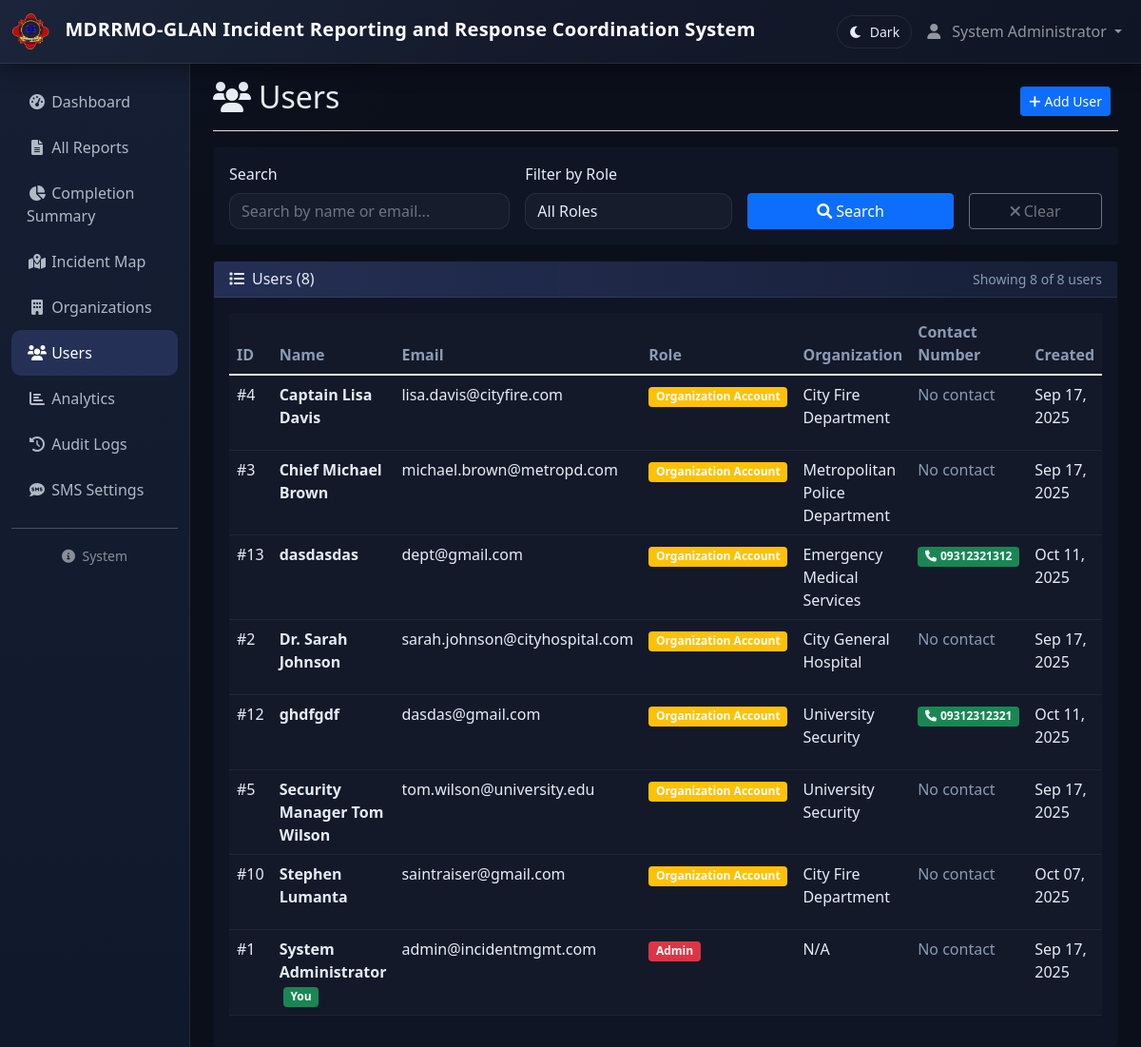
/organizations/users.php (signed in), run on the app's committed database.
### tables this page shows
CREATE TABLE IF NOT EXISTS `users` (
  `id` int NOT NULL AUTO_INCREMENT,
  `name` varchar(255) NOT NULL,
  `email` varchar(191) NOT NULL,
  `password` varchar(255) NOT NULL,
  `role` enum('Admin','Organization Account','Responder','Organization Member') NOT NULL,
  `organization_id` int DEFAULT NULL,
  `contact_number` varchar(20) DEFAULT NULL,
  `created_at` timestamp NULL DEFAULT CURRENT_TIMESTAMP,
  PRIMARY KEY (`id`),
  UNIQUE KEY `email` (`email`),
  KEY `organization_id` (`organization_id`),
  KEY `idx_contact_number` (`contact_number`)
);

CREATE TABLE IF NOT EXISTS `organizations` (
  `id` int NOT NULL AUTO_INCREMENT,
  `org_name` varchar(255) NOT NULL,
  `org_type` enum('Hospital','Police','Fire Department','Security','Emergency Services') NOT NULL,
  `contact_number` varchar(20) DEFAULT NULL,
  `address` text,
  `latitude` decimal(10,8) DEFAULT NULL,
  `longitude` decimal(11,8) DEFAULT NULL,
  `created_at` timestamp NULL DEFAULT CURRENT_TIMESTAMP,
  PRIMARY KEY (`id`)
);

### config/config.php (called while the page is built, shortened)
<?php
function format_date($date)
{
    return date('M d, Y', strtotime($date));
}
?>

### organizations/users.php (the view, shortened to what this page needs)
<?php
require_once '../config/config.php';
include '../views/header.php';
$database = new Database();
$db = $database->getConnection();
$search = $_GET['search'] ?? '';
$page = max(1, (int)($_GET['page'] ?? 1));
$per_page = 10;
$offset = ($page - 1) * $per_page;
$where_conditions = [];
$params = [];
$where_clause = !empty($where_conditions) ? "WHERE " . implode(" AND ", $where_conditions) : "";
$count_query = "SELECT COUNT(*) as total FROM users u LEFT JOIN organizations o ON u.organization_id = o.id $where_clause";
$count_stmt = $db->prepare($count_query);
$count_stmt->execute($params);
$total_records = $count_stmt->fetch()['total'];
$query = "SELECT u.*, o.org_name
          FROM users u
          LEFT JOIN organizations o ON u.organization_id = o.id
          $where_clause
          ORDER BY u.name
          LIMIT $per_page OFFSET $offset";
$stmt = $db->prepare($query);
$stmt->execute($params);
$users = $stmt->fetchAll();
?>
<div class="container-fluid">
    <div class="row">
        <?php include '../views/sidebar.php'; ?>
        <main class="col-md-9 ms-sm-auto col-lg-10 px-md-4 main-content">
            <div class="d-flex justify-content-between flex-wrap flex-md-nowrap align-items-center pt-3 pb-2 mb-3 border-bottom">
                <h1 class="h2">
                    <i class="fas fa-users me-2"></i>Users
                </h1>
                <div class="btn-toolbar mb-2 mb-md-0">
                    <div class="btn-group me-2">
                        <button type="button" class="btn btn-sm btn-primary" data-bs-toggle="modal" data-bs-target="#createModal">
                            <i class="fas fa-plus me-1"></i>Add User
                        </button>
                    </div>
                </div>
            </div>
            <div class="card mb-3">
                <div class="card-body">
                    <form method="GET" class="row g-3">
                        <div class="col-md-4">
                            <label for="search" class="form-label">Search</label>
                            <input type="text" class="form-control" id="search" name="search"
                                   placeholder="Search by name or email..." value="<?php echo htmlspecialchars($search); ?>">
                        </div>
                        <div class="col-md-3">
                            <label for="role" class="form-label">Filter by Role</label>
                            <select class="form-select" id="role" name="role">
                                <option value="">All Roles</option>
                            </select>
                        </div>
                        <div class="col-md-3">
                            <label class="form-label">&nbsp;</label>
                            <div class="d-grid">
                                <button type="submit" class="btn btn-primary">
                                    <i class="fas fa-search me-1"></i>Search
                                </button>
                            </div>
                        </div>
                        <div class="col-md-2">
                            <label class="form-label">&nbsp;</label>
                            <div class="d-grid">
                                <a href="users.php" class="btn btn-outline-secondary">
                                    <i class="fas fa-times me-1"></i>Clear
                                </a>
                            </div>
                        </div>
                    </form>
                </div>
            </div>
            <div class="card">
                <div class="card-header d-flex justify-content-between align-items-center">
                    <h6 class="mb-0">
                        <i class="fas fa-list me-2"></i>Users (<?php echo $total_records; ?>)
                    </h6>
                    <small class="text-muted">
                        Showing <?php echo count($users); ?> of <?php echo $total_records; ?> users
                    </small>
                </div>
                <div class="card-body">
                    <div class="table-responsive">
                        <table class="table table-hover">
                            <thead>
                                <tr>
                                    <th>ID</th>
                                    <th>Name</th>
                                    <th>Email</th>
                                    <th>Role</th>
                                    <th>Organization</th>
                                    <th>Contact Number</th>
                                    <th>Created</th>
                                </tr>
                            </thead>
                            <tbody>
                                <?php foreach ($users as $user): ?>
                                    <tr>
                                        <td>#<?php echo $user['id']; ?></td>
                                        <td>
                                            <strong><?php echo htmlspecialchars($user['name']); ?></strong>
                                            <?php if ($user['id'] == $_SESSION['user_id']): ?>
                                                <span class="badge bg-success ms-1">You</span>
                                            <?php endif; ?>
                                        </td>
                                        <td><?php echo htmlspecialchars($user['email']); ?></td>
                                        <td>
                                            <?php
                                            $role_badges = [
                                                'Admin' => 'bg-danger',
                                                'Organization Account' => 'bg-warning',
                                                'Responder' => 'bg-info'
                                            ];
                                            $badge_class = $role_badges[$user['role']] ?? 'bg-secondary';
                                            ?>
                                            <span class="badge <?php echo $badge_class; ?>"><?php echo $user['role']; ?></span>
                                        </td>
                                        <td><?php echo htmlspecialchars($user['org_name'] ?? 'N/A'); ?></td>
                                        <td>
                                            <?php if (!empty($user['contact_number'])): ?>
                                                <span class="badge bg-success">
                                                    <i class="fas fa-phone me-1"></i><?php echo htmlspecialchars($user['contact_number']); ?>
                                                </span>
                                            <?php else: ?>
                                                <span class="text-muted">No contact</span>
                                            <?php endif; ?>
                                        </td>
                                        <td><?php echo format_date($user['created_at']); ?></td>
                                    </tr>
                                <?php endforeach; ?>
                            </tbody>
                        </table>
                    </div>
                </div>
            </div>
        </main>
    </div>
</div>
<?php include '../views/footer.php'; ?>

### assets/shadcn.css (style rules this page uses)
:root, :root[data-theme='dark'] { --bg: #0b0f1a; --card: #0f1525; --card-hover: #131b2e; --muted: #8b9bb4; --text: #e6edf7; --primary: #6e8bff; --primary-600: #5d7cfb; --primary-700: #4b69f7; --ring: rgba(110, 139, 255, 0.45); --border: rgba(255, 255, 255, 0.08); --success: #42d392; --warning: #f0b429; --danger: #ff6b6b; --info: #38bdf8; --secondary: #9ca3af; }
body { background: radial-gradient(1200px 600px at 0% 0%, #0d1324 0%, var(--bg) 40%), radial-gradient(1000px 800px at 100% 0%, #111a33 0%, var(--bg) 40%), var(--bg) !important; color: var(--text); transition: background-color 0.25s ease, color 0.25s ease; }
html, body { height: 100%; }
body { min-height: 100vh; }
.form-control, .form-select, .form-control:focus, .form-select:focus { background: rgba(255, 255, 255, 0.03) !important; border: 1px solid var(--border) !important; color: var(--text) !important; border-radius: 12px !important; }
.card-header { background: linear-gradient( 90deg, color-mix(in oklab, var(--primary) 22%, transparent) 0%, color-mix(in oklab, var(--primary) 8%, transparent) 100% ) !important; border-bottom: 1px solid var(--border) !important; }
.table { color: var(--text); }
.table thead th { color: var(--muted); border-bottom: 1px solid var(--border); }
.table tbody tr { border-bottom: 1px solid color-mix(in oklab, var(--text) 8%, transparent); }
a { color: var(--primary); }
:root[data-theme='dark'] .card, :root[data-theme='dark'] .card-body, :root[data-theme='dark'] .card-header, :root[data-theme='dark'] .card-footer { background-color: var(--card) !important; color: var(--text) !important; }
:root[data-theme='dark'] .table, :root[data-theme='dark'] .table-striped > tbody > tr:nth-of-type(odd) { --bs-table-accent-bg: rgba(255, 255, 255, 0.02) !important; color: var(--text) !important; }
:root[data-theme='dark'] .table thead th { color: var(--muted) !important; }
:root[data-theme='dark'] .form-control, :root[data-theme='dark'] .form-select { background-color: rgba(255, 255, 255, 0.03) !important; color: var(--text) !important; }
:root[data-theme='dark'] .text-muted { color: var(--muted) !important; }
.main-content { position: relative; z-index: 1; }
body { min-height: 100vh; display: flex; flex-direction: column; }
.container-fluid > .row { min-height: calc(100vh - 56px); }
:root[data-theme='dark'] .dropdown-menu, :root[data-theme='dark'] .dropdown-menu .dropdown-item, :root[data-theme='dark'] .form-select option { background-color: var(--card) !important; color: var(--text) !important; }
:root[data-theme='dark'] .form-select option:checked, :root[data-theme='dark'] .form-select option:hover { background-color: rgba(255, 255, 255, 0.08) !important; }

### data on the page
users: id "4", name "Captain Lisa Davis", email "lisa.davis@cityfire.com", role "Organization Account", organization.org_name "City Fire Department", shows "No contact", created_at "Sep 17, 2025"
users: id "3", name "Chief Michael Brown", email "michael.brown@metropd.com", role "Organization Account", organization.org_name "Metropolitan Police Department", shows "No contact", created_at "Sep 17, 2025"
users: id "13", name "dasdasdas", email "dept@gmail.com", role "Organization Account", organization.org_name "Emergency Medical Services", contact_number "09312321312", created_at "Oct 11, 2025"
users: id "2", name "Dr. Sarah Johnson", email "sarah.johnson@cityhospital.com", role "Organization Account", organization.org_name "City General Hospital", shows "No contact", created_at "Sep 17, 2025"
users: id "12", name "ghdfgdf", email "dasdas@gmail.com", role "Organization Account", organization.org_name "University Security", contact_number "09312312321", created_at "Oct 11, 2025"
users: id "5", name "Security Manager Tom Wilson", email "tom.wilson@university.edu", role "Organization Account", organization.org_name "University Security", shows "No contact", created_at "Sep 17, 2025"
users: id "10", name "Stephen Lumanta", email "saintraiser@gmail.com", role "Organization Account", organization.org_name "City Fire Department", shows "No contact", created_at "Oct 07, 2025"
users: id "1", name "System Administrator", shows "You", email "admin@incidentmgmt.com", role "Admin", org_name "N/A", shows "No contact", created_at "Sep 17, 2025"

### other printed values
APP_NAME "MDRRMO-GLAN Incident Reporting and Response Coordination System"
$_SESSION['user_name'] "System Administrator"
$total_records "8"
count($users) "8"
